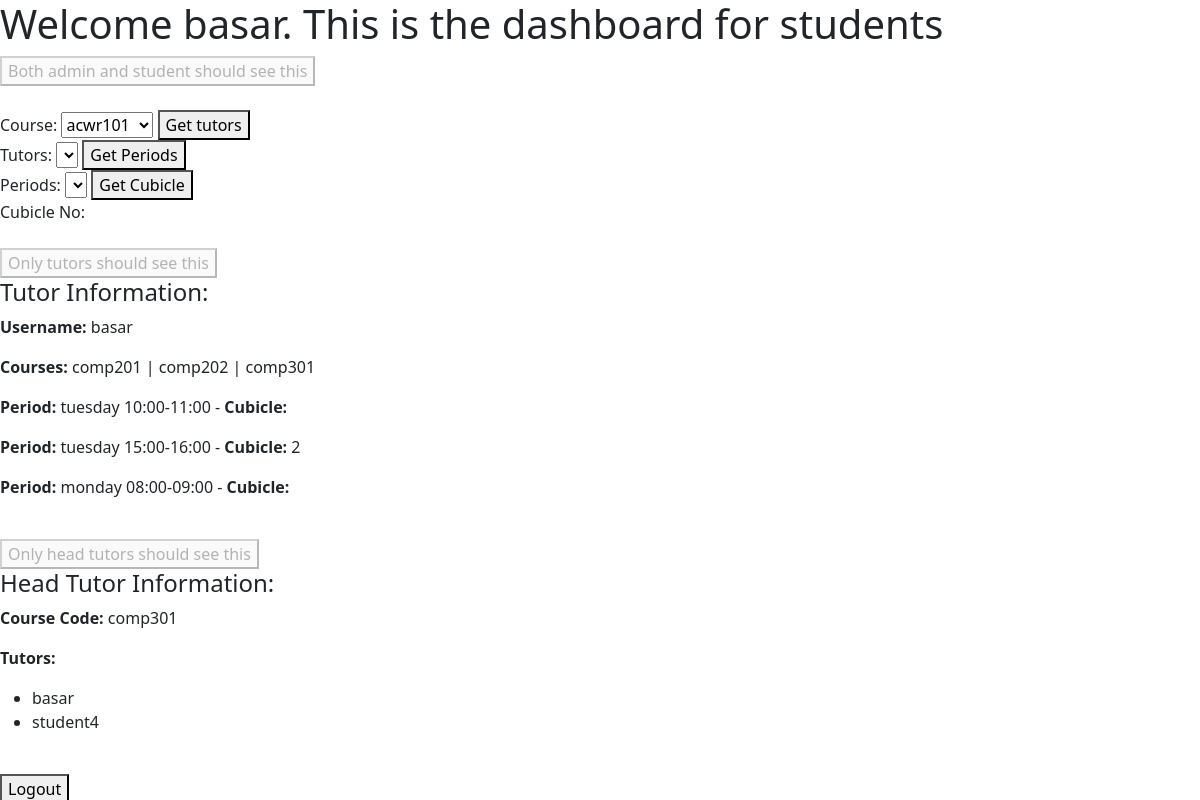
The page /dashboard (signed in) on the database its author committed.
### tables this page shows
CREATE TABLE course_tutor_db( 
        course_code VARCHAR(50),
        tutor_name VARCHAR(50),
        PRIMARY KEY (course_code, tutor_name),
        FOREIGN KEY (course_code) REFERENCES courses_db(code) ON DELETE CASCADE,
        FOREIGN KEY (tutor_name) REFERENCES tutors_db(username) ON DELETE CASCADE);

CREATE TABLE periods_db(
    id INTEGER PRIMARY KEY AUTOINCREMENT,
    day VARCHAR(10) CHECK (day IN ("monday","tuesday","wednesday","thursday","friday")),
    interval VARCHAR(12) CHECK (interval IN ("08:00-09:00", "09:00-10:00", "10:00-11:00","11:00-12:00","12:00-13:00","13:00-14:00","14:00-15:00","15:00-16:00","16:00-17:00")));

CREATE TABLE courses_db( 
    code VARCHAR(50),
    name VARCHAR(50),
    headtutor_name VARCHAR(50),
    PRIMARY KEY (code),
    FOREIGN KEY (headtutor_name) REFERENCES users_db(username));

### app.py (the view, shortened to what this page needs)
@app.route('/dashboard', methods=['GET'])
def dashboard(**kwargs):
    role = session.get("role")
    periods = PS.getAllPeriods()  # id,day,interval
    periods = [period[1:3] for period in periods]  # day, interval
    period_strings = PS.periodToString(periods)
    students = US.getAllStudents()
    courses = CS.getAllCourses()
    tutors = TS.getAllTutors()
    all_days, all_intervals = ALL_DAYS, ALL_INTERVALS
    selected_tutor = session.get("username")
    isTutor = US.isTutorByUsername(selected_tutor)
    isHeadTutor = US.isHeadTutorByUsername(selected_tutor)
    assigned_periods = TPS.getPeriodsByTutor(selected_tutor)
    periodsOfTutor = PS.stringToPeriod(assigned_periods)
    cubiclesOfTutor = []
    for period in periodsOfTutor:
        cubicle = TPCS.getCubicleByTutorPeriod(selected_tutor, period[0], period[1])
        cubiclesOfTutor.append((period, cubicle))
    if(isHeadTutor):
        coursesWithHeadTutor = US.getHeadTutorByUsername(selected_tutor)
        coursesWithItsTutors = []
        for course in coursesWithHeadTutor:
              course_code = course[0]
              tutorsWithThisCourse = CTS.getTutorsByCourse(course_code)
              if len(tutorsWithThisCourse) > 1:
                coursesWithItsTutors.append((course_code,tutorsWithThisCourse))
        assigned_courses = CTS.getCoursesByTutor(selected_tutor)
        return render_template('dashboard.html', username=session.get("username"), role=role, isTutor=isTutor,
                           cubiclesOfTutor=cubiclesOfTutor,assigned_courses = assigned_courses, coursesWithItsTutors=coursesWithItsTutors,
                           periods=period_strings, courses=courses, students=students, isHeadTutor = isHeadTutor,
                           all_days=all_days, all_intervals=all_intervals, all_tutors=tutors, **kwargs)

### repository/CourseRepository.py (called while the page is built)
def getAllCourses():
    c, conn = Repo.getCursorAndConnection()
    c.execute(
        f"SELECT code FROM {DB.courses}")
    courses = c.fetchall()
    conn.close()
    return courses

### repository/CourseTutorRepository.py (called while the page is built)
def getTutorsByCourse(courseCode: str):
    c, conn = Repo.getCursorAndConnection()
    c.execute(f"SELECT tutor_name FROM {DB.course_tutor} WHERE course_code = '{courseCode}'")
    result = c.fetchall()
    conn.close()
    return result

def getCoursesByTutor(tutor_name: str):
    c, conn = Repo.getCursorAndConnection()
    c.execute(f"SELECT course_code FROM {DB.course_tutor} WHERE tutor_name = '{tutor_name}'")
    result = c.fetchall()
    conn.close()
    return result

### repository/PeriodRepository.py (called while the page is built)
def getAllPeriods():
    c, conn = Repo.getCursorAndConnection()
    c.execute(
        f"SELECT * FROM {DB.periods}")
    periods = c.fetchall()
    conn.close()
    return periods

def getPeriod(day, interval):
    c, conn = Repo.getCursorAndConnection()
    c.execute(
        f"SELECT * FROM {DB.periods} WHERE day = ? and interval = ?", (day, interval))
    period = c.fetchone()
    conn.close()
    return period

def getDayAndInterval(period_id):
    c, conn = Repo.getCursorAndConnection()
    c.execute(
        f"SELECT day, interval FROM {DB.periods} WHERE id = ?", (period_id[0],))
    day, interval = c.fetchone()
    conn.close()
    return day, interval

### repository/Repository.py (called while the page is built)
def getCursorAndConnection():
    conn = sqlite3.connect(DB.project_db)
    conn.execute("PRAGMA foreign_keys = 1")
    c = conn.cursor()
    return c, conn

### repository/TutorPeriodCubicleRepository.py (called while the page is built)
def getCubicleByTutorPeriod(tutor_username: str, period_id: str):
    c, conn = Repo.getCursorAndConnection()
    c.execute(f"SELECT cubicle_number FROM {DB.tp_cubicle}"
              f" WHERE tp_id IN"
              f" (SELECT id FROM {DB.tutor_period}"
              f" WHERE tutor_username='{tutor_username}' AND period_id='{period_id}')")
    result = c.fetchall()
    conn.close()
    return result

### repository/TutorPeriodRepository.py (called while the page is built)
def getPeriodsByTutor(selected_tutor):
    c, conn = Repo.getCursorAndConnection()
    c.execute(f"SELECT period_id FROM {DB.tutor_period} WHERE tutor_username = '{selected_tutor}'")
    result = c.fetchall()
    conn.close()
    return result

### repository/UserRepository.py (called while the page is built)
def getAllStudents():
    c, conn = Repo.getCursorAndConnection()
    c.execute(f"SELECT username FROM {DB.users} WHERE role = 'student'")
    result = c.fetchall()
    conn.close()
    return result

def isTutorByUsername(username: str):
    tutor = getTutorByUsername(username)
    return not (tutor is None)

### templates/dashboard.html (shortened to what this page needs)
<!DOCTYPE html>
<html>
<head>
    <link href="https://cdn.jsdelivr.net/npm/bootstrap@5.0.1/dist/css/bootstrap.min.css" rel="stylesheet"
>
    <link rel="stylesheet"
        href="https://cdnjs.cloudflare.com/ajax/libs/bootstrap-select/1.14.0-beta2/css/bootstrap-select.min.css"
 />
</head>
<body>
    <h1>Welcome {{username}}. This is the dashboard for {{role}}s</h1>
    <div class="buttons">
        <form action="/feature1" method="GET">
            <button disabled>Both admin and student should see this</button>
        </form>
    </div>
    <br>
    <div class="buttons">
        <form action="/selectCourseStudent" method="GET">
            <label for="course_selection_stu">Course:</label>
            <select id="course_selection_stu" name="course_selection_stu">
                {% if courses %}
                {% for course in courses %}
                <option value="{{course}}" {% if selected_course and course==selected_course %} selected {% endif %}>
                    {{course}} </option>
                {% endfor %}
                {% endif %}
            </select>
            <button>Get tutors</button>
        </form>
        <form action="/getPeriodsOfTutorStudent" method="POST">
            <label for="tutor_selection_stu">Tutors:</label>
            <select id="tutor_selection_stu" name="tutor_selection_stu">
            </select>
            <button>Get Periods</button>
        </form>
        <form action="/getCubicle" method="POST">
            <label for="period_selection_stu">Periods:</label>
            <select id="period_selection_stu" name="period_selection_stu">
            </select>
            <button>Get Cubicle</button>
        </form>
        <div>
            <label for="cubicle_display">Cubicle No:</label>
        </div>
    </div>
    {% if isTutor and isHeadTutor %}
    <br>
    <div class="buttons">
        <form action="/feature2" method="GET">
            <button disabled>Only tutors should see this</button>
        </form>
    </div>
    <div class="tutor-info">
        <h4>Tutor Information:</h4>
        <p><strong>Username:</strong> {{ username }}</p>
        <p><strong>Courses:</strong> {% for course in assigned_courses %}{{ course }} {% if not loop.last %} | {% endif %} {% endfor %}</p>
        {% for period, cubicle_list in cubiclesOfTutor %}
        <p>
            <strong>Period:</strong> {{ period[0] }} {{ period[1] }} - <strong>Cubicle:</strong>
            {% for cubicle in cubicle_list %}{{ cubicle }}{% if not loop.last %}, {% endif %}{% endfor %}
        </p>
        {% endfor %}
    </div>
    {% endif %}
    {% if isHeadTutor %}
    <br>
    <div class="buttons">
        <form action="/feature2" method="GET">
            <button disabled>Only head tutors should see this</button>
        </form>
    </div>
    <h4>Head Tutor Information:</h4>
    {% for course, tutors in coursesWithItsTutors %}
    <p><strong>Course Code:</strong> {{ course }}</p>
    <p><strong>Tutors:</strong></p>
    <ul>
        {% for tutor in tutors %}
        <li>{{ tutor[0] }}</li>
        {% endfor %}
    </ul>
    {% endfor %}
    {% endif %}
    <br>
    <div class="buttons">
        <form action="/logout" method="POST">
            <button>Logout</button>
        </form>
    </div>
</body>
</html>

### rows shown on the page
course_tutor_db: course_code "comp201"
course_tutor_db: course_code "comp202"
course_tutor_db: course_code "comp301", tutor_name "basar"
periods_db: day "tuesday", interval "10:00-11:00"
periods_db: day "tuesday", interval "15:00-16:00", cubicle_list "2"
periods_db: day "monday", interval "08:00-09:00"
courses_db: code "comp301"
course_tutor_db: tutor_name "student4"

### other values the page prints
{{ username }} "basar"
form field course_selection_stu "acwr101"
